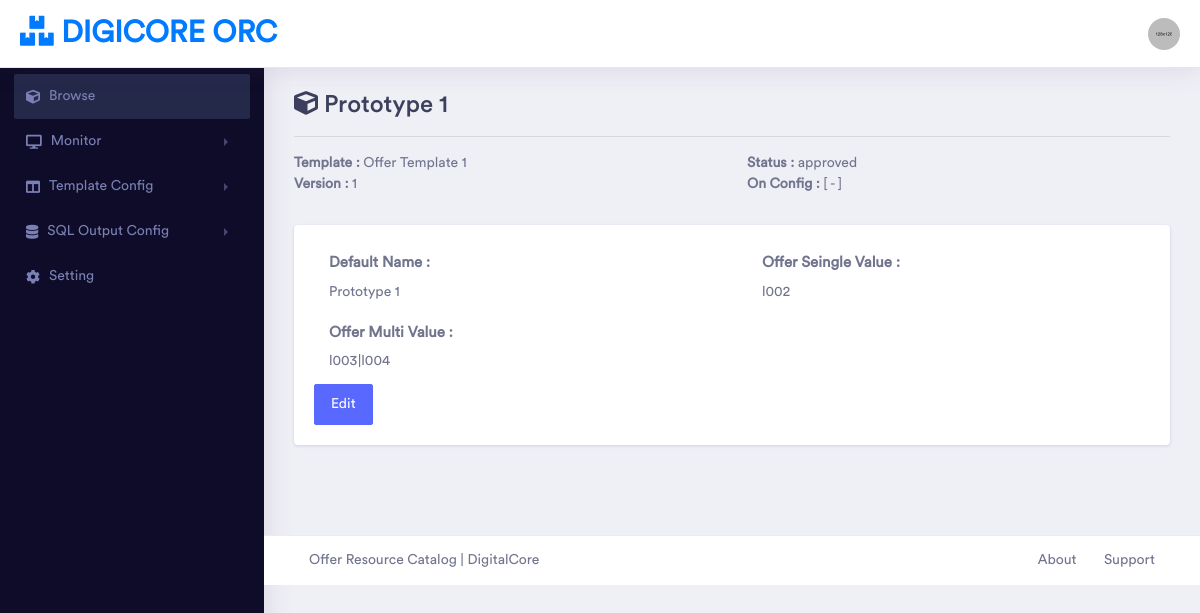
Screenshot of /offer/detail?offer_uid=of-5e75cee3c0bd3 with the database file from the repository.
### tables this page shows
CREATE TABLE `offer_meta` (
  `uid` varchar(100) NOT NULL,
  `name` text NOT NULL,
  `template` text NOT NULL,
  `status` enum('draft','approved','sync') NOT NULL,
  `version` int(50) NOT NULL
);

CREATE TABLE `offer_data` (
  `uid` varchar(100) NOT NULL,
  `of_uid` varchar(100) NOT NULL,
  `name` text NOT NULL,
  `value` text NOT NULL
);

### application/controllers/Offer.php (called while the page is built, shortened)
<?php
class Offer extends CI_Controller {
	public function detail(){
		$this->load->model('FormRender');
        $uid = $this->input->get('offer_uid');
		$meta = $this->db->get_where('offer_meta',['uid'=>$uid])->row();
		$metadata = [
			'navstyle' => [
				0 => 'color: #fff;
				background-color: #242849;
				border-radius: 2px;'],
			'content' => [
				'header' => $meta->name,
				'icon' => 'fas fa-cube',
				'tmplt' => $this->db->get_where('tc_template',['uid'=>$meta->template])->row()->name,
				'status' => $meta->status,
				'version' => $meta->version
			],
			'module' => 'offer_detail',
			'offer_uid' => $uid,
			'form' => $this->FormRender->detail_offer($uid)
		];
		$this->load->view('offer',$metadata);
	}
}

### index.php (called while the page is built, shortened)
<?php
require_once BASEPATH.'core/CodeIgniter.php';

### application/models/FormRender.php (called while the page is built, shortened)
<?php
class FormRender extends CI_Model {
	public function detail_offer($uid){
		$raw_data = $this->db->get_where('offer_data',['of_uid'=>$uid])->result_array();
		foreach($raw_data as $row){
			if($row['name']=='default_name'){
				$form[] = [
				'detail_sgl' => [
					'title' => '<b>'.'Default Name'.' :'.'</b>',
					'value' => $row['value']
					]
				];
			}else{
				$fgroup = $this->db->get_where('tc_fgroup',['name'=>$row['name']])->row();
				switch($fgroup->type){
					case('input' || 'textarea' || 'singleselect'):
						$form[] = [
						'detail_sgl' => [
							'title' => '<b>'.$fgroup->title.' :'.'</b>',
							'value' => $row['value']
							]
						];
						break;
				}
			}
		}
		return $form;
	}
}

### application/views/content_2.php (the view)
<div class="container-fluid dashboard-content ">
    <div class="row">
        <div class="col-xl-12 col-lg-12 col-md-12 col-sm-12 col-12">
            <div class="page-header">
                <h2 class="pageheader-title"><i class="<?php echo $content['icon']?>"></i> <?php echo $content['header']?></h2>
                <hr>
                <div class="row">
                    <div class="col-md-6"> <b>Template :</b>  <?php echo $content['tmplt']?></div>
                    <div class="col-md-6"><b>Status :</b> <?php echo $content['status']?></div>
                    <div class="col-md-6"><b>Version :</b> <?php echo $content['version']?></div>
                    <div class="col-md-6"><b>On Config :</b> [ - ]</div>
                </div>
            </div>
        </div>
    </div>
    <div class="card">
        <div class="card-body">
            <?php $this->load->view('module/'.$module)?>
        </div>
    </div>
</div>

### application/views/module/offer_detail.php (shortened to what this page needs)
<div class="row">
    <?php foreach($form as $formx){ ?>
        <?php foreach($formx as $component => $part){ ?>
            <div class="col-md-6">
                <?php $this->load->view('component/'.$component, $part) ?>
            </div>
        <?php }?>
    <?php }?>
    <div class="col-xl-12 col-lg-12 col-md-12 col-sm-12 col-12 ">
        <button type="button" class="btn btn-primary" data-toggle="modal" data-target="#exampleModal">Edit</button>
    </div>
</div>

### application/views/component/detail_sgl.php
<div class="col-md-6">
    <div class="form-group">
        <label for="inputText3" class="col-form-label"><?php echo $title ?></label>
        <p><?php echo $value ?></p>
    </div>
</div>

### rows the page displays
offer_meta: name "Prototype 1", status "approved", version "1"
offer_data: title "Offer Seingle Value :", value "l002"
offer_data: title "Offer Multi Value :", value "l003|l004"

### other values shown
$content['tmplt'] "Offer Template 1"
$title "Default Name :"
